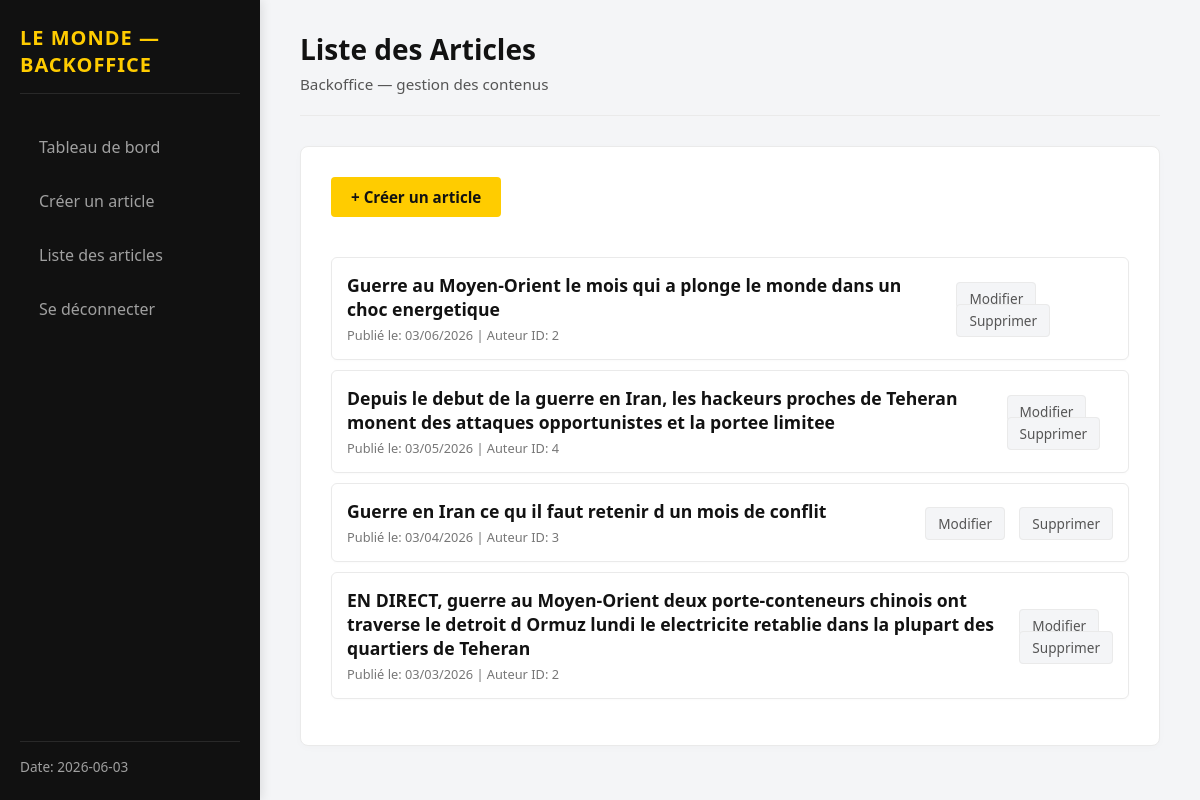
Page /backoffice/pages/article/list.php on the committed database.
### tables this page shows
CREATE TABLE IF NOT EXISTS articles (
    id INT AUTO_INCREMENT PRIMARY KEY,
    titre VARCHAR(255),
    html TEXT
);

### backoffice/utils/db.php (called while the page is built, shortened)
<?php
function getPDO(): PDO
{
    $host = getenv('DB_HOST') ?: getenv('MYSQL_HOST') ?: 'article_db';
    $port = getenv('DB_PORT') ?: '3306';
    $db   = getenv('DB_NAME') ?: getenv('MYSQL_DATABASE') ?: 'article_db';
    $user = getenv('DB_USER') ?: getenv('MYSQL_USER') ?: 'user';
    $pass = getenv('DB_PASS') ?: getenv('MYSQL_PASSWORD') ?: 'password';
    $charset = 'utf8mb4';
    $dsn = sprintf('mysql:host=%s;port=%s;dbname=%s;charset=%s', $host, $port, $db, $charset);
    $options = [
        PDO::ATTR_ERRMODE => PDO::ERRMODE_EXCEPTION,
        PDO::ATTR_DEFAULT_FETCH_MODE => PDO::FETCH_ASSOC,
        PDO::ATTR_EMULATE_PREPARES => false,
    ];
    try {
        return new PDO($dsn, $user, $pass, $options);
    } catch (PDOException $e) {
        throw new RuntimeException('Database connection failed: ' . $e->getMessage(), (int)$e->getCode(), $e);
    }
}

### backoffice/dao/ArticleDAO.php (called while the page is built, shortened)
<?php
require_once __DIR__ . '/../utils/db.php';
require_once __DIR__ . '/../models/Article.php';
class ArticleDAO
{
    protected $pdo;
    public function __construct($pdo = null)
    {
        $this->pdo = $pdo ?: getPDO();
    }
    public function findAllWithPagination(int $limit = 20, int $offset = 0): array
    {
        try {
            $stmt = $this->pdo->prepare('SELECT id, titre, date_publication, auteur FROM articles ORDER BY id DESC LIMIT :limit OFFSET :offset');
            $stmt->bindValue(':limit', $limit, PDO::PARAM_INT);
            $stmt->bindValue(':offset', $offset, PDO::PARAM_INT);
            $stmt->execute();
            $rows = $stmt->fetchAll();
            $list = [];
            foreach ($rows as $r) {
                $list[] = Article::fromArray($r);
            }
            return $list;
        } catch (PDOException $e) {
            throw new RuntimeException('Failed to fetch paginated articles: ' . $e->getMessage());
        }
    }
}

### backoffice/models/Article.php (called while the page is built, shortened)
<?php
class Article
{
    public static function fromArray($row)
    {
        $a = new self();
        $a->id = isset($row['id']) ? (int)$row['id'] : null;
        $a->titre = isset($row['titre']) ? $row['titre'] : null;
        $a->html = isset($row['html']) ? $row['html'] : null;
        $a->date_publication = isset($row['date_publication']) ? $row['date_publication'] : null;
        $a->auteur = isset($row['auteur']) ? (int)$row['auteur'] : null;
        return $a;
    }
}

### backoffice/pages/article/list.php (the view, shortened to what this page needs)
<?php
require_once __DIR__ . '/../../dao/ArticleDAO.php';
$page = isset($_GET['page']) ? (int)$_GET['page'] : 1;
$limit = 15;
$offset = ($page - 1) * $limit;
$dao = new ArticleDAO();
try {
    $articles = $dao->findAllWithPagination($limit, $offset);
} catch (Exception $e) {
    $articles = [];
    $error = 'Erreur lors de la récupération des articles: ' . $e->getMessage();
}
if (!defined('LAYOUT_INCLUDED')) {
    require __DIR__ . '/../layout.php';
    exit;
}
?>
<div style="display:flex; justify-content: space-between; align-items: center; margin-bottom: 20px;">
    <a href="insert.php" class="btn btn-create">+ Créer un article</a>
</div>
<ul class="article-list">
    <?php if (empty($articles)): ?>
        <li>Aucun article trouvé.</li>
    <?php else: ?>
        <?php foreach ($articles as $article): ?>
            <li>
                <div>
                    <a href="view.php?id=<?= $article->id ?>" class="title"><?= htmlspecialchars($article->titre) ?></a>
                    <div style="font-size: 0.8em; color: #777;">
                        Publié le: <?= htmlspecialchars(date('d/m/Y', strtotime($article->date_publication))) ?>
                        | Auteur ID: <?= htmlspecialchars($article->auteur) ?>
                    </div>
                </div>
                <div class="actions">
                    <a href="edit.php?id=<?= $article->id ?>">Modifier</a>
                    <a href="delete.php?id=<?= $article->id ?>" onclick="return confirm('Êtes-vous sûr de vouloir supprimer cet article ?');">Supprimer</a>
                </div>
            </li>
        <?php endforeach; ?>
    <?php endif; ?>
</ul>
<?php
$content = ob_get_clean();
echo $content;
?>

### css/backoffice.css (style rules this page uses)
:root { --bg-main: #f4f5f7; --bg-surface: #ffffff; --text-primary: #111111; --text-secondary: #555555; --brand-black: #121212; --brand-yellow: #ffcc00; --brand-yellow-hover: #e6b800; --border-color: #eaeaea; --sidebar-bg: #111111; --sidebar-text: #ffffff; --sidebar-text-muted: #a0a0a0; }
html, body { height: 100%; margin: 0; padding: 0; font-family: 'Segoe UI', Roboto, 'Helvetica Neue', Arial, sans-serif; background-color: var(--bg-main); color: var(--text-primary); display: flex; min-height: 100vh; }
a { color: var(--brand-black); text-decoration: none; transition: all 0.2s ease; }
.btn, button, input[type="submit"] { background-color: var(--brand-yellow); color: var(--brand-black); border: none; padding: 10px 20px; font-size: 0.95rem; font-weight: 600; border-radius: 4px; cursor: pointer; transition: background-color 0.2s; display: inline-block; }

### backoffice/pages/article/list.php (style rules this page uses)
.article-list { list-style: none; padding: 0; }
.article-list li { background: var(--bg-surface); border: 1px solid var(--border-color); padding: 15px; margin-bottom: 10px; border-radius: 6px; display: flex; justify-content: space-between; align-items: center; box-shadow: 0 1px 3px rgba(0,0,0,0.02); }
.article-list a.title { font-weight: 600; text-decoration: none; color: var(--brand-black); font-size: 1.1rem; display: block; margin-bottom: 5px; }
.article-list .actions a { margin-left: 10px; text-decoration: none; padding: 6px 12px; background: var(--bg-main); border: 1px solid var(--border-color); border-radius: 4px; font-size: 0.85rem; color: var(--text-secondary); font-weight: 500; }
.btn-create { margin-bottom: 20px; display: inline-block; }

### rows in the picture
articles: titre "Guerre au Moyen-Orient le mois qui a plonge le monde dans un choc energetique", date_publication "03/06/2026", auteur "2"
articles: titre "Depuis le debut de la guerre en Iran, les hackeurs proches de Teheran monent des attaques opportunistes et la portee limitee", date_publication "03/05/2026", auteur "4"
articles: titre "Guerre en Iran ce qu il faut retenir d un mois de conflit", date_publication "03/04/2026", auteur "3"
articles: titre "EN DIRECT, guerre au Moyen-Orient deux porte-conteneurs chinois ont traverse le detroit d Ormuz lundi le electricite retablie dans la plupart des quartiers de Teheran", date_publication "03/03/2026", auteur "2"

### other values in the picture
$pageTitle "Liste des Articles"
